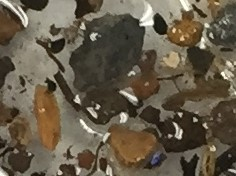
#> input picture charcoal-count/IMG_4465_zoom.jpg, 236 x 176 px
$ python obj_count.py   (Python 2 division)   (older library calls are emulated)
#> lines starting #> are read from the running program, lines starting #| are printed output that depends on the picture; after the words box and inside, x2 and y2 are one past the last pixel; in counts of white or black regions, pixels touching at a corner belong together; long printed decimals are rounded
### charcoal-count/util.py
### Functions used for obj_count.py
import numpy as np
import cv2

def xy_area(points):
    #rectangular area
    x = [point.item(0) for point in points]
    y = [point.item(1) for point in points]
    l_f = max(x)
    w_f = max(y)
    l_i = min(x)
    w_i = min(y)
    return (l_f - l_i)*(w_f - w_i)

# [4 lines left out: function max_xy, not called in this run]

def distance(pt1, pt2):
    return ((pt1[0][0]-pt2[0][0]) ** 2 + (pt1[0][1]-pt2[0][1]) ** 2)**0.5

# [14 lines left out: function over_lapping, not called in this run]

def reject_outliers(data, m=2):
    return data[abs(data - np.mean(data)) < m * np.std(data)]

# [62 lines left out: functions stats, merging, centroid, not called in this run]

def ellipse_area(ellipse):
    return 3.14*(ellipse[1][0]/2)*(ellipse[1][1]/2)

### charcoal-count/obj_count.py
import cv2
import numpy as np
from util import *
import os

img = cv2.imread('IMG_4465_zoom.jpg')
#> img is the input picture: shape (176, 236, 3); mean B, G, R 72.1, 89.9, 100.1

cwd = os.getcwd()
#Canny Edge Detection
binary_img = cv2.Canny(img, 100, 110)
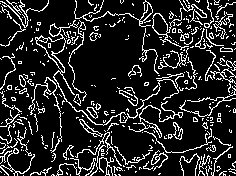
#> binary_img: shape (176, 236); 15.3% white in thin lines or dots
cv2.imwrite(cwd+'/canny_edge/IMG_4468_zoom_canny_edge.jpg', binary_img)

px_mm = 1818/float(1400)

#ret,thresh = cv2.threshold(binary_img,127,255,0)
#_, contours, hierarchy = cv2.findContours(thresh,cv2.RETR_TREE,cv2.CHAIN_APPROX_SIMPLE)
_, contours, hierarchy = cv2.findContours(binary_img,cv2.RETR_EXTERNAL,cv2.CHAIN_APPROX_NONE)
#> contours = 342 contours, 313 with area under 20; largest, box (x1, y1, x2, y2) and area: (35, 20, 184, 126) 640, (152, 8, 189, 50) 254, (28, 77, 62, 153) 154, (74, 0, 153, 27) 126, (79, 119, 103, 137) 93

#RETR_TREE : retrieves all of the contours and reconstructs a full hierarchy of nested contours.
#CHAIN_APPROX_SIMPLE : compresses horizontal, vertical, and diagonal segments and leaves only their end points.
#For example, an up-right rectangular contour is encoded with 4 points.

print "Original # of Contours:",len(contours) #how many contour lines
#| Original # of Contours: 342
#print contours
prunedContours = [contour for contour in contours if len(contour) > 4]
#> prunedContours = 186 contours, 157 with area under 20; largest, box (x1, y1, x2, y2) and area: (35, 20, 184, 126) 640, (152, 8, 189, 50) 254, (28, 77, 62, 153) 154, (74, 0, 153, 27) 126, (79, 119, 103, 137) 93
print "Filtering contours for at least 4 points:",len(prunedContours)
#| Filtering contours for at least 4 points: 186

#area stats
#area = [cv2.contourArea(contour) for contour in prunedContours if cv2.contourArea(contour) > 0]
height, width = img.shape[:2]
#> height = 176; width = 236
img_covered = np.zeros((height, width))
prunedContours.sort(reverse=True, key=lambda x: xy_area(x))
#------------------------------------------------------------------
area = [xy_area(contour) for contour in prunedContours]
#> area = 186 values, max 15540 at index 0, min 0 at index 178, mean 255.1
area_np = np.array(area)
#> area_np has the same summary as area
area_np = reject_outliers(area_np)
#> area_np = 185 values, max 2475 at index 0, min 0 at index 177, mean 172.5
print "Min area:", min(area_np)
#| Min area: 0
print "Max area:", max(area_np)
#| Max area: 2475
mean = np.mean(area_np)
#> mean = 172.5
print "Mean area:",mean
#| Mean area: 172.486
print "Median area:",np.median(area_np)
#| Median area: 18.0
std = np.std(area_np)
#> std = 392.5
print "STD:",std
#| STD: 392.451
#Buckets
print "10% Bucket:",len([a for a in area_np if a < max(area_np)*0.1])
#| 10% Bucket: 152
print "20% Bucket:",len([a for a in area_np if a >= max(area_np)*0.1  and a < max(area_np)*0.2])
#| 20% Bucket: 14
print "30% Bucket:",len([a for a in area_np if a >= max(area_np)*0.2  and a < max(area_np)*0.3])
#| 30% Bucket: 8
print "40% Bucket:",len([a for a in area_np if a >= max(area_np)*0.3  and a < max(area_np)*0.4])
#| 40% Bucket: 2
print "50% Bucket:",len([a for a in area_np if a >= max(area_np)*0.4  and a < max(area_np)*0.5])
#| 50% Bucket: 0
print "60% Bucket:",len([a for a in area_np if a >= max(area_np)*0.5  and a < max(area_np)*0.6])
#| 60% Bucket: 4
print "70% Bucket:",len([a for a in area_np if a >= max(area_np)*0.6  and a < max(area_np)*0.7])
#| 70% Bucket: 2
print "80% Bucket:",len([a for a in area_np if a >= max(area_np)*0.7  and a < max(area_np)*0.8])
#| 80% Bucket: 1
print "90% Bucket:",len([a for a in area_np if a >= max(area_np)*0.8  and a < max(area_np)*0.9])
#| 90% Bucket: 1
print "100% Bucket:",len([a for a in area_np if a >= max(area_np)*0.9])
#| 100% Bucket: 1
#---------------------------------------------------------------------

print "------ADJUSTED------ throw out values greater than 10*median"
area = [xy_area(contour) for contour in prunedContours if xy_area(contour) < 10*np.median(area_np)]
#> area = 146 values, max 168 at index 0, min 0 at index 138, mean 26.09
area_np = np.array(area)
#> area_np has the same summary as area
area_np = reject_outliers(area_np)
#> area_np = 138 values, max 91 at index 0, min 0 at index 130, mean 19.33
print "Min area:", min(area_np)
#| Min area: 0
print "Max area:", max(area_np)
#| Max area: 91
mean = np.mean(area_np)
#> mean = 19.33
print "Mean area:",mean
#| Mean area: 19.333
print "Median area:",np.median(area_np)
#| Median area: 12.0
std = np.std(area_np)
#> std = 20.45
print "STD:",std
#| STD: 20.445
#Buckets
print "10% Bucket:",len([a for a in area_np if a < max(area_np)*0.1])
#| 10% Bucket: 65
print "20% Bucket:",len([a for a in area_np if a >= max(area_np)*0.1  and a < max(area_np)*0.2])
#| 20% Bucket: 29
print "30% Bucket:",len([a for a in area_np if a >= max(area_np)*0.2  and a < max(area_np)*0.3])
#| 30% Bucket: 8
print "40% Bucket:",len([a for a in area_np if a >= max(area_np)*0.3  and a < max(area_np)*0.4])
#| 40% Bucket: 16
print "50% Bucket:",len([a for a in area_np if a >= max(area_np)*0.4  and a < max(area_np)*0.5])
#| 50% Bucket: 0
print "60% Bucket:",len([a for a in area_np if a >= max(area_np)*0.5  and a < max(area_np)*0.6])
#| 60% Bucket: 7
print "70% Bucket:",len([a for a in area_np if a >= max(area_np)*0.6  and a < max(area_np)*0.7])
#| 70% Bucket: 6
print "80% Bucket:",len([a for a in area_np if a >= max(area_np)*0.7  and a < max(area_np)*0.8])
#| 80% Bucket: 2
print "90% Bucket:",len([a for a in area_np if a >= max(area_np)*0.8  and a < max(area_np)*0.9])
#| 90% Bucket: 3
print "100% Bucket:",len([a for a in area_np if a >= max(area_np)*0.9])
#| 100% Bucket: 2

#-------------------------------------------------------------------------
print "------polyContoursDP------"
polyContours = [cv2.approxPolyDP(contour, 3, True) for contour in prunedContours]
#> polyContours = 186 contours, 150 with area under 20; largest, box (x1, y1, x2, y2) and area: (35, 20, 184, 126) 654, (152, 8, 189, 50) 268, (28, 77, 62, 153) 148, (128, 101, 183, 138) 130, (158, 48, 189, 69) 108
area = [cv2.contourArea(contour) for contour in polyContours if cv2.contourArea(contour) > 0]
#> area = 66 values, max 654 at index 0, min 0.5 at index 64, mean 43.83
area_np = np.array(area)
#> area_np has the same summary as area
area_np = reject_outliers(area_np)
#> area_np = 64 values, max 148.5 at index 0, min 0.5 at index 62, mean 30.8
print "Min area:", min(area_np)
#| Min area: 0.5
print "Max area:", max(area_np)
#| Max area: 148.5
mean = np.mean(area_np)
#> mean = 30.8
print "Mean area:",mean
#| Mean area: 30.797
print "Median area:",np.median(area_np)
#| Median area: 21.0
std = np.std(area_np)
#> std = 32.38
print "STD:",std
#| STD: 32.383
#Buckets
print "10% Bucket:",len([a for a in area_np if a < max(area_np)*0.1])
#| 10% Bucket: 26
print "20% Bucket:",len([a for a in area_np if a >= max(area_np)*0.1  and a < max(area_np)*0.2])
#| 20% Bucket: 13
print "30% Bucket:",len([a for a in area_np if a >= max(area_np)*0.2  and a < max(area_np)*0.3])
#| 30% Bucket: 10
print "40% Bucket:",len([a for a in area_np if a >= max(area_np)*0.3  and a < max(area_np)*0.4])
#| 40% Bucket: 5
print "50% Bucket:",len([a for a in area_np if a >= max(area_np)*0.4  and a < max(area_np)*0.5])
#| 50% Bucket: 5
print "60% Bucket:",len([a for a in area_np if a >= max(area_np)*0.5  and a < max(area_np)*0.6])
#| 60% Bucket: 0
print "70% Bucket:",len([a for a in area_np if a >= max(area_np)*0.6  and a < max(area_np)*0.7])
#| 70% Bucket: 2
print "80% Bucket:",len([a for a in area_np if a >= max(area_np)*0.7  and a < max(area_np)*0.8])
#| 80% Bucket: 1
print "90% Bucket:",len([a for a in area_np if a >= max(area_np)*0.8  and a < max(area_np)*0.9])
#| 90% Bucket: 1
print "100% Bucket:",len([a for a in area_np if a >= max(area_np)*0.9])
#| 100% Bucket: 1

polyContours.sort(reverse=True, key=lambda x: cv2.contourArea(x))
polyContours = [contour for contour in polyContours if cv2.contourArea(contour) > 0]
#> polyContours = 66 contours, 30 with area under 20; largest, box (x1, y1, x2, y2) and area: (35, 20, 184, 126) 654, (152, 8, 189, 50) 268, (28, 77, 62, 153) 148, (128, 101, 183, 138) 130, (158, 48, 189, 69) 108
print "Final # of polyContours:", len(polyContours)
#| Final # of polyContours: 66
#-------------------------------------------------------------------------
print "---------merging contours-----------"
mergedContours = []
alreadyMerged = {}
for i in range(0, len(polyContours)):
    alreadyMerged[i] = []
#> this loop made 66 passes
#> after the loop, alreadyMerged = 66 items
for i in range(0, len(polyContours)):
    contour1 = polyContours[i]
    for j in range(0, len(polyContours)):
        contour2 = polyContours[j]
        if i != j and (distance(contour1[0], contour2[0]) < 6 or distance(contour1[len(contour1)-1], contour2[0]) < 6
         or distance(contour1[0], contour2[len(contour2)-1]) < 6 or distance(contour1[len(contour1)-1], contour2[len(contour2)-1]) < 6):
            if j not in alreadyMerged[i]:
                mergedContours += [np.concatenate((contour1, contour2))]
                alreadyMerged[i] += [j]
                alreadyMerged[j] += [i]
    if len(alreadyMerged[i]) == 0:
        mergedContours += [contour1]
#> this loop made 66 passes
#> contour1 on passes 11, 20, 23, 28, 31, 35, 37, 41, 42, 44, 45, 46: [[79, 119], [88, 132], [101, 136]], [[11, 150], [0, 156], [0, 163]], [[92, 32], [89, 36], [94, 40], [97, 33]], [[76, 94], [73, 100], [80, 105]], [[87, 107], [97, 117], [93, 108]], [[188, 34], [181, 34], [180, 40]], [[235, 2], [219, 6], [216, 14], [227, 3]], [[170, 11], [169, 18], [173, 15]], [[0, 92], [5, 106], [21, 111], [4, 104]], [[97, 103], [96, 109], [100, 107]], [[204, 122], [202, 125], [207, 128]], [[206, 43], [209, 48], [212, 46]]
print "# of mergedContours:", len(mergedContours)
#| # of mergedContours: 58

#area = [cv2.contourArea(contour) for contour in mergedContours]
area = [xy_area(contour) for contour in mergedContours]
#> area = 58 values, max 15540 at index 0, min 16 at index 57, mean 855.6
area_np = np.array(area)
#> area_np has the same summary as area
area_np = reject_outliers(area_np)
#> area_np = 57 values, max 2475 at index 1, min 16 at index 56, mean 597.9
print "Min area:", min(area_np)
#| Min area: 16
print "Max area:", max(area_np)
#| Max area: 2475
mean = np.mean(area_np)
#> mean = 597.9
print "Mean area:",mean
#| Mean area: 597.947
median = np.median(area_np)
#> median = 374
print "Median area:",median
#| Median area: 374.0
std = np.std(area_np)
#> std = 632.7
print "STD:",std
#| STD: 632.707
#Buckets
print "10% Bucket:",len([a for a in area_np if a < max(area_np)*0.1])
#| 10% Bucket: 23
print "20% Bucket:",len([a for a in area_np if a >= max(area_np)*0.1  and a < max(area_np)*0.2])
#| 20% Bucket: 10
print "30% Bucket:",len([a for a in area_np if a >= max(area_np)*0.2  and a < max(area_np)*0.3])
#| 30% Bucket: 9
print "40% Bucket:",len([a for a in area_np if a >= max(area_np)*0.3  and a < max(area_np)*0.4])
#| 40% Bucket: 4
print "50% Bucket:",len([a for a in area_np if a >= max(area_np)*0.4  and a < max(area_np)*0.5])
#| 50% Bucket: 1
print "60% Bucket:",len([a for a in area_np if a >= max(area_np)*0.5  and a < max(area_np)*0.6])
#| 60% Bucket: 4
print "70% Bucket:",len([a for a in area_np if a >= max(area_np)*0.6  and a < max(area_np)*0.7])
#| 70% Bucket: 1
print "80% Bucket:",len([a for a in area_np if a >= max(area_np)*0.7  and a < max(area_np)*0.8])
#| 80% Bucket: 3
print "90% Bucket:",len([a for a in area_np if a >= max(area_np)*0.8  and a < max(area_np)*0.9])
#| 90% Bucket: 0
print "100% Bucket:",len([a for a in area_np if a >= max(area_np)*0.9])
#| 100% Bucket: 2

#mergedContours = [contour for contour in mergedContours if xy_area(contour) > 1*3.14*px_mm and xy_area(contour) < 5*3.14*px_mm]
#mergedContours = [contour for contour in mergedContours if cv2.contourArea(contour) > 1*px_mm and cv2.contourArea(contour) < 5*px_mm]
mergedContours = [contour for contour in mergedContours if xy_area(contour) > 1*px_mm and xy_area(contour) < 25*px_mm]
#> mergedContours = 7 contours, all with area under 20

print "Final # of mergedContours:", len(mergedContours)
#| Final # of mergedContours: 7

for i in range(0, len(mergedContours)):
    r = 255 if i % 3 == 0 else 0
    g = 255 if i % 3 == 1 else 0
    b = 255 if i % 3 == 2 else 0
    cv2.drawContours(img, mergedContours, i, (r,g,b), 1)
#> this loop made 7 passes
#> (r, g, b) on passes 1 to 7: (255, 0, 0), (0, 255, 0), (0, 0, 255), (255, 0, 0), (0, 255, 0), (0, 0, 255), (255, 0, 0)
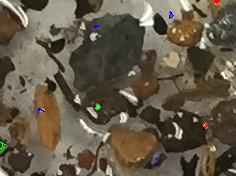
#> img: shape (176, 236, 3); 0.25% of pixels changed, all inside (x1, y1, x2, y2) = (0, 0, 220, 149)

cv2.imwrite(cwd+'/contour_overlay/IMG_4465_zoom_contour.jpg', img)
